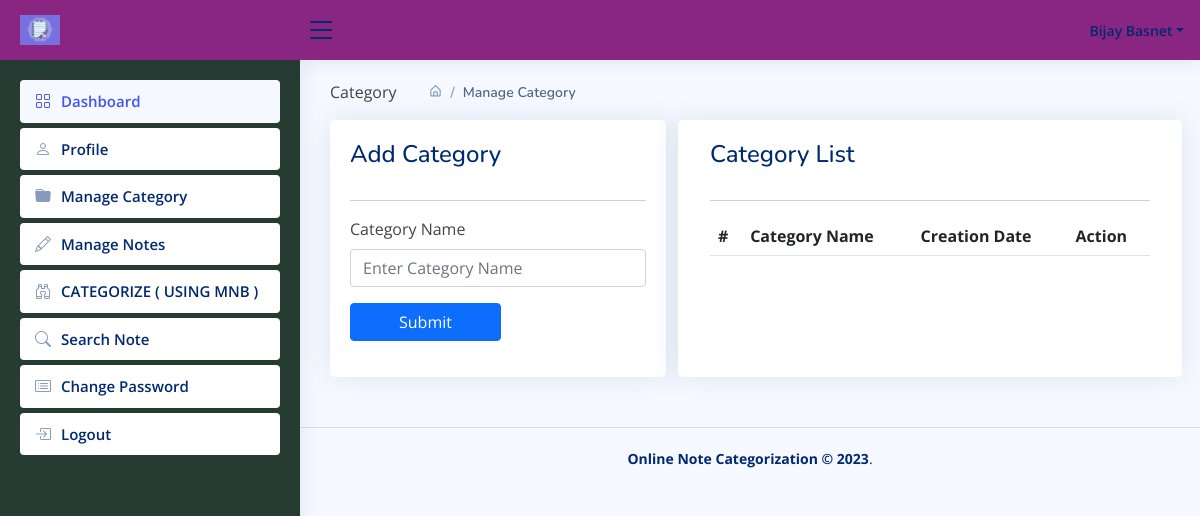
The page /manageCategory (signed in) on the database as committed earlier.
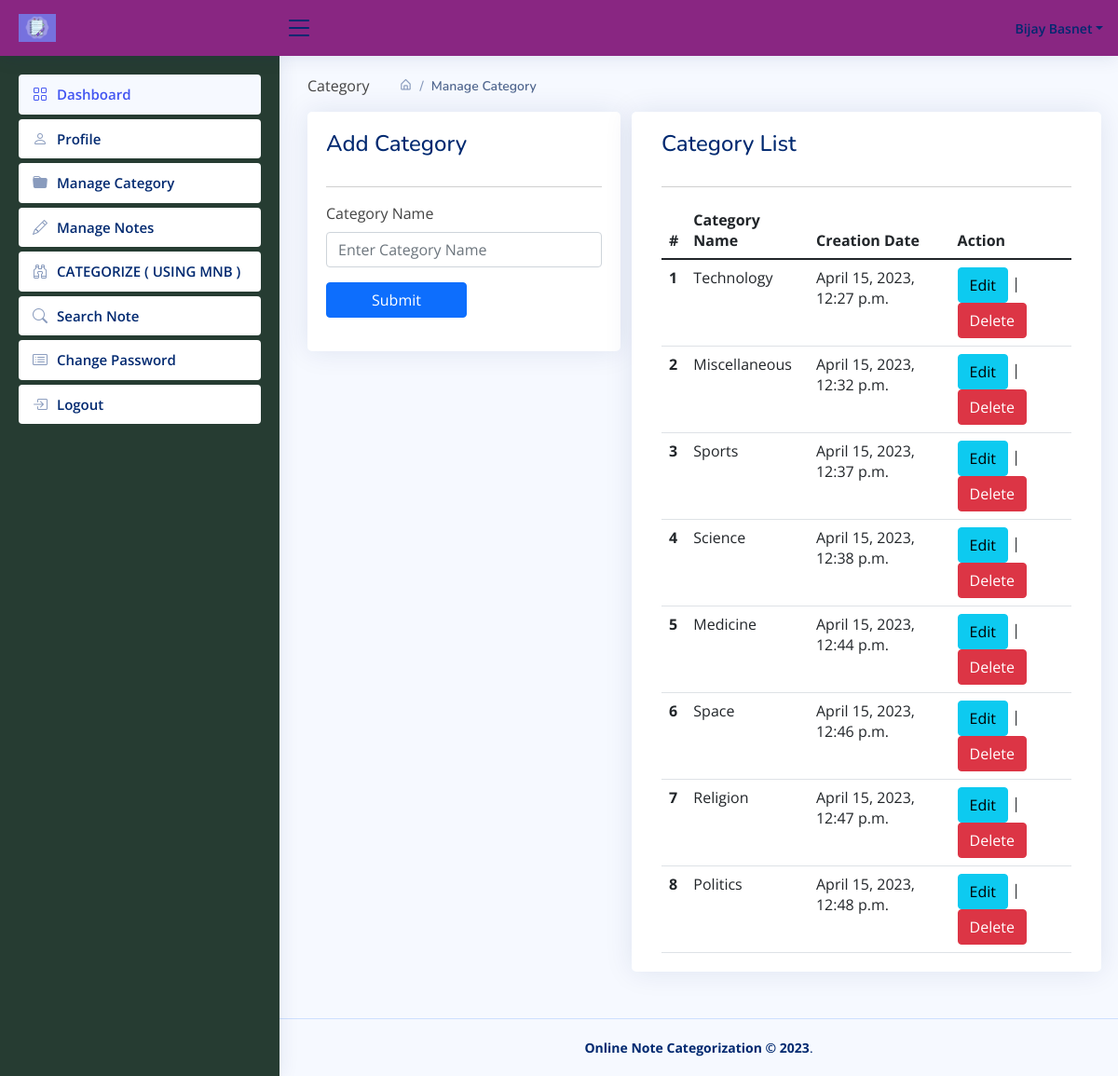
The same page on the database as committed later.
### enotes/models.py (models this page shows, shortened)
class Category(models.Model):
    signup = models.ForeignKey(Signup, on_delete=models.CASCADE, null=True)
    categoryName = models.CharField(max_length=150, null=True)
    CreationDate = models.DateTimeField(auto_now_add=True)

### enotes/views.py (the view, shortened to what this page needs)
# urls.py: path('manageCategory', manageCategory, name='manageCategory'),
def manageCategory(request):
    if not request.user.is_authenticated:
        return redirect('user_login')
    user = User.objects.get(id=request.user.id)
    signup = Signup.objects.get(user=user)
    category = Category.objects.filter(signup=signup)
    return render(request, 'manageCategory.html', locals())

### enotes/templates/manageCategory.html (shortened to what this page needs)
{% extends 'usernavbar.html' %}
{% load static %}
{% block main %}
<div class="page-wrapper">
    <div class="page-content-wrapper">
        <div class="page-content">
            <div class="page-breadcrumb d-none d-sm-flex align-items-center mb-3">
                <div class="breadcrumb-title pe-3">Category</div>
                <div class="ps-3">
                    <nav aria-label="breadcrumb">
                        <ol class="breadcrumb mb-0 p-0">
                            <li class="breadcrumb-item"><a href="{% url 'dashboard' %}"><i class="bx bx-home-alt"></i></a>
                            </li>
                            <li class="breadcrumb-item active" aria-current="page">Manage Category</li>
                        </ol>
                    </nav>
                </div>
            </div>
            <div class="row">
                <div class="radius-15 col-xl-5 mx-auto">
                    <div class="card">
                        <div class="card-body">
                            <div class="card-title">
                                <h4 class="mb-0">Add Category</h4>
                            </div>
                            <hr>
                            <form method="post">
                                <div class="mb-3">
                                    <label class="form-label">Category Name</label>
                                    <input type="text" name="categoryName" placeholder="Enter Category Name"
                                           class="form-control" required>
                                </div>
                                <div class="mb-3">
                                    <button type="submit" class="btn btn-primary px-5">Submit</button>
                                </div>
                            </form>
                        </div>
                    </div>
                </div>
                <div class="card radius-15 col-xl-7">
                    <div class="card-body">
                        <div class="card-title">
                            <h4 class="mb-0">Category List</h4>
                        </div>
                        <hr/>
                        <div class="table-responsive">
                            <table class="table mb-0">
                                <thead>
                                <tr>
                                    <th scope="col">#</th>
                                    <th scope="col">Category Name</th>
                                    <th scope="col">Creation Date</th>
                                    <th scope="col">Action</th>
                                </tr>
                                </thead>
                                <tbody>
                                {% for i in category %}
                                <tr>
                                    <th scope="row">{{forloop.counter}}</th>
                                    <td>{{i.categoryName}}</td>
                                    <td>{{i.CreationDate}}</td>
                                    <td><a href="{% url 'editCategory' i.id %}" class="btn btn-info">Edit</a> |
                                    <a href="{% url 'deleteCategory' i.id %}" onclick="return confirm('Are you sure to Delete')" class="btn btn-danger">Delete</a></td>
                                </tr>
                                {% endfor %}
                                </tbody>
                            </table>
                        </div>
                    </div>
                </div>
            </div>
        </div>
    </div>
</div>
{% endblock %}

### enotes/templates/usernavbar.html (shortened to what this page needs)
{% load static %}
<html lang="en">
<head>
  <link href="{% static 'assets/vendor/bootstrap/css/bootstrap.min.css' %}" rel="stylesheet">
  <link href="{% static 'assets/vendor/bootstrap-icons/bootstrap-icons.css' %}" rel="stylesheet">
  <link href="{% static 'assets/vendor/boxicons/css/boxicons.min.css' %}" rel="stylesheet">
  <link href="{% static 'assets/vendor/quill/quill.snow.css' %}" rel="stylesheet">
  <link href="{% static 'assets/vendor/quill/quill.bubble.css' %}" rel="stylesheet">
  <link href="{% static 'assets/vendor/remixicon/remixicon.css' %}" rel="stylesheet">
  <link href="{% static 'assets/vendor/simple-datatables/style.css' %}" rel="stylesheet">
  <link href="{% static 'assets/css/style.css' %}" rel="stylesheet">
</head>
<body>
  <header id="header" class="header fixed-top d-flex align-items-center">
    <div class="d-flex align-items-center justify-content-between">
      <a href="" class="logo d-flex align-items-center">
        <img src="{% static 'images/enotes.png' %}" alt="">
      </a>
      <i class="bi bi-list toggle-sidebar-btn"></i>
    </div>
    <nav class="header-nav ms-auto">
      <ul class="d-flex align-items-center">
        <li class="nav-item dropdown pe-3">
          <a class="nav-link nav-profile d-flex align-items-center pe-0" href="#" data-bs-toggle="dropdown">
            <span class="d-none d-md-block dropdown-toggle ps-2">{{request.user.first_name}} {{request.user.last_name}}</span>
          </a>
        </li>
      </ul>
    </nav>
  </header>
  <aside id="sidebar" class="sidebar">
    <ul class="sidebar-nav" id="sidebar-nav">
      <li class="nav-item">
        <a class="nav-link" href="/dashboard">
          <i class="bi bi-grid"></i>
          <span>Dashboard</span>
        </a>
      </li>
      <li class="nav-item">
        <a class="nav-link collapsed" href="/profile">
          <i class="bi bi-person"></i>
          <span>Profile</span>
        </a>
      </li>
        <li class="nav-item">
        <a class="nav-link collapsed" href="/manageCategory">
          <i class="bi bi-folder-fill"></i>
          <span>Manage Category</span>
        </a>
      </li>
      <li class="nav-item">
        <a class="nav-link collapsed" href="/manageNotes">
          <i class="bi bi-pencil"></i>
          <span>Manage Notes</span>
        </a>
      </li>
       <li class="nav-item ">
        <a class="nav-link collapsed has-arrow" href="#">
          <i class="bi bi-binoculars"></i>
          <span>CATEGORIZE ( USING MNB )</span>
        </a>
      </li>
      <li class="nav-item">
        <a class="nav-link collapsed" href="/searchNotes">
          <i class="bi bi-search"></i>
          <span>Search Note</span>
        </a>
      </li>
      <li class="nav-item">
        <a class="nav-link collapsed" href="/changePassword">
          <i class="bi bi-card-list"></i>
          <span>Change Password</span>
        </a>
      </li>
      <li class="nav-item">
        <a class="nav-link collapsed" href="/logout">
          <i class="bi bi-box-arrow-in-right"></i>
          <span>Logout</span>
        </a>
      </li>
    </ul>
  </aside>
  <main id="main" class="main">
    <section class="section dashboard">
      {% block main %}
      {% endblock %}
    </section>
  </main>
  <footer id="footer" class="footer">
    <div class="copyright">
      <strong><span>Online Note Categorization &copy;
            <script>document.write(new Date().getFullYear());</script></span></strong>.
    </div>
  </footer>
</body>
</html>

### enotes/static/assets/css/style.css (style rules this page uses)
:root { scroll-behavior: smooth; }
body { font-family: "Open Sans", sans-serif; background: #f6f9ff; color: #444444; }
a { color: #4154f1; text-decoration: none; }
h1, h2, h3, h4, h5, h6 { font-family: "Nunito", sans-serif; }
#main { margin-top: 60px; padding: 20px 30px; transition: all 0.3s; }
.card { margin-bottom: 30px; border: none; border-radius: 5px; box-shadow: 0px 0 30px rgba(1, 41, 112, 0.1); }
.card-title { padding: 20px 0 15px 0; font-size: 18px; font-weight: 500; color: #012970; font-family: "Poppins", sans-serif; }
.card-body { padding: 0 20px 20px 20px; }
.breadcrumb { font-size: 14px; font-family: "Nunito", sans-serif; color: #899bbd; font-weight: 600; }
.breadcrumb a { color: #899bbd; transition: 0.3s; }
.breadcrumb .breadcrumb-item::before { color: #899bbd; }
.breadcrumb .active { color: #51678f; font-weight: 600; }
.logo { line-height: 1; }
@media (min-width: 1200px) { .logo { width: 280px; } }
.logo img { max-height: 30px; margin-right: 6px; }
.header { transition: all 0.5s; z-index: 997; height: 60px; box-shadow: 0px 2px 20px rgba(1, 41, 112, 0.1); background-color: #892682; padding-left: 20px; }
.header .toggle-sidebar-btn { font-size: 32px; padding-left: 5px; cursor: pointer; color: #012970; }
.header-nav ul { list-style: none; }
.header-nav > ul { margin: 0; padding: 0; }
.header-nav .nav-profile { color: #012970; }
.header-nav .nav-profile span { font-size: 14px; font-weight: 600; }
.sidebar { position: fixed; top: 60px; left: 0; bottom: 0; width: 300px; z-index: 996; transition: all 0.3s; padding: 20px; overflow-y: auto; scrollbar-width: thin; scrollbar-color: #aab7cf transparent; box-shadow: 0px 0px 20px rgba(1, 41, 112, 0.1); background-color: #263c32; }
@media (min-width: 1200px) { #main, #footer { margin-left: 300px; } }
.sidebar-nav { padding: 0; margin: 0; list-style: none; }
.sidebar-nav li { padding: 0; margin: 0; list-style: none; }
.sidebar-nav .nav-item { margin-bottom: 5px; }
.sidebar-nav .nav-link { display: flex; align-items: center; font-size: 15px; font-weight: 600; color: #4154f1; transition: 0.3; background: #f6f9ff; padding: 10px 15px; border-radius: 4px; }
.sidebar-nav .nav-link i { font-size: 16px; margin-right: 10px; color: #4154f1; }
.sidebar-nav .nav-link.collapsed { color: #012970; background: #fff; }
.sidebar-nav .nav-link.collapsed i { color: #899bbd; }
.footer { padding: 20px 0; font-size: 14px; transition: all 0.3s; border-top: 1px solid #cddfff; }
.footer .copyright { text-align: center; color: #012970; }

Rows that differ between the two databases and show on the page:
added Category: categoryName "Technology", CreationDate "April 15, 2023, 12:27 p.m."
added Category: categoryName "Miscellaneous", CreationDate "April 15, 2023, 12:32 p.m."
added Category: categoryName "Sports", CreationDate "April 15, 2023, 12:37 p.m."
added Category: categoryName "Science", CreationDate "April 15, 2023, 12:38 p.m."
added Category: categoryName "Medicine", CreationDate "April 15, 2023, 12:44 p.m."
added Category: categoryName "Space", CreationDate "April 15, 2023, 12:46 p.m."
added Category: categoryName "Religion", CreationDate "April 15, 2023, 12:47 p.m."
added Category: categoryName "Politics", CreationDate "April 15, 2023, 12:48 p.m."
